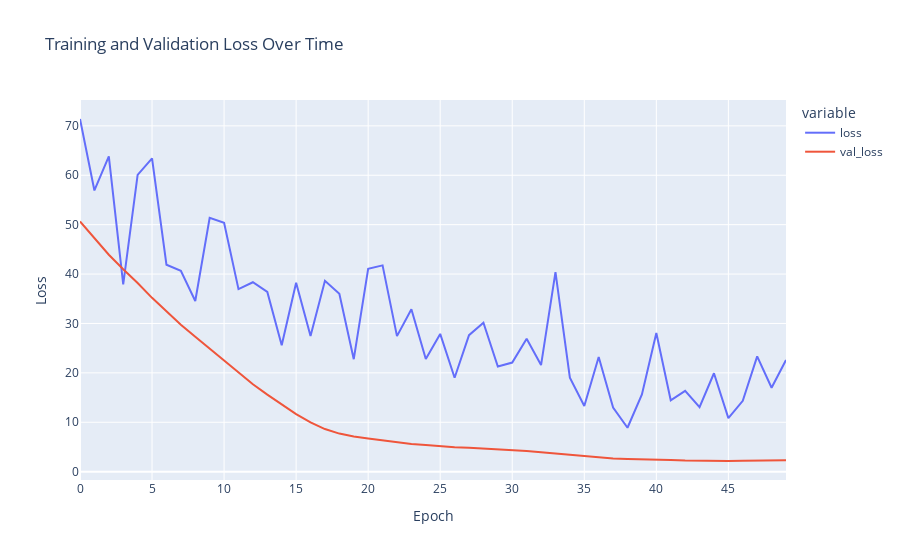

Notebook code for this chart:
### Code cell
fig = px.line(
    history1.history, # history will be an object with attributes as list having the metric values for each epoch
    y=['loss', 'val_loss'],
    labels={'index': "Epoch", 'value': "Loss"},
    title="Training and Validation Loss Over Time"
)

fig.show()

### Figure 1 — Plotly figure (JSON) as saved in the notebook; plotly's stock layout.template omitted (floating-point values rounded to 4 significant figures)
{"data": [{"hovertemplate": "variable=loss<br>Epoch=%{x}<br>Loss=%{y}<extra></extra>", "legendgroup": "loss", "line": {"color": "#636efa", "dash": "solid"}, "marker": {"symbol": "circle"}, "mode": "lines", "name": "loss", "orientation": "v", "showlegend": true, "type": "scatter", "x": [0, 1, 2, 3, 4, 5, 6, 7, 8, 9, 10, 11, 12, 13, 14, 15, 16, 17, 18, 19, 20, 21, 22, 23, 24, 25, 26, 27, 28, 29, 30, 31, 32, 33, 34, 35, 36, 37, 38, 39, 40, 41, 42, 43, 44, 45, 46, 47, 48, 49], "xaxis": "x", "y": [71.39, 56.92, 63.81, 37.93, 60.07, 63.44, 41.9, 40.66, 34.55, 51.38, 50.39, 36.95, 38.34, 36.39, 25.59, 38.23, 27.46, 38.65, 36.0, 22.77, 41.08, 41.76, 27.44, 32.86, 22.81, 27.88, 19.02, 27.64, 30.15, 21.28, 22.09, 26.91, 21.58, 40.38, 19.02, 13.3, 23.21, 12.96, 8.888, 15.64, 28.08, 14.45, 16.36, 13.08, 19.92, 10.84, 14.34, 23.35, 16.98, 22.59], "yaxis": "y"}, {"hovertemplate": "variable=val_loss<br>Epoch=%{x}<br>Loss=%{y}<extra></extra>", "legendgroup": "val_loss", "line": {"color": "#EF553B", "dash": "solid"}, "marker": {"symbol": "circle"}, "mode": "lines", "name": "val_loss", "orientation": "v", "showlegend": true, "type": "scatter", "x": [0, 1, 2, 3, 4, 5, 6, 7, 8, 9, 10, 11, 12, 13, 14, 15, 16, 17, 18, 19, 20, 21, 22, 23, 24, 25, 26, 27, 28, 29, 30, 31, 32, 33, 34, 35, 36, 37, 38, 39, 40, 41, 42, 43, 44, 45, 46, 47, 48, 49], "xaxis": "x", "y": [50.65, 47.36, 43.91, 40.98, 38.19, 35.19, 32.42, 29.75, 27.31, 24.88, 22.41, 20.07, 17.71, 15.6, 13.61, 11.65, 9.961, 8.623, 7.709, 7.102, 6.717, 6.301, 5.9, 5.616, 5.408, 5.131, 4.935, 4.825, 4.702, 4.518, 4.392, 4.189, 3.924, 3.67, 3.356, 3.068, 2.839, 2.672, 2.548, 2.522, 2.431, 2.368, 2.247, 2.175, 2.16, 2.163, 2.201, 2.223, 2.251, 2.329], "yaxis": "y"}], "layout": {"legend": {"title": {"text": "variable"}, "tracegroupgap": 0}, "title": {"text": "Training and Validation Loss Over Time"}, "xaxis": {"anchor": "y", "domain": [0, 1], "title": {"text": "Epoch"}}, "yaxis": {"anchor": "x", "domain": [0, 1], "title": {"text": "Loss"}}}}
